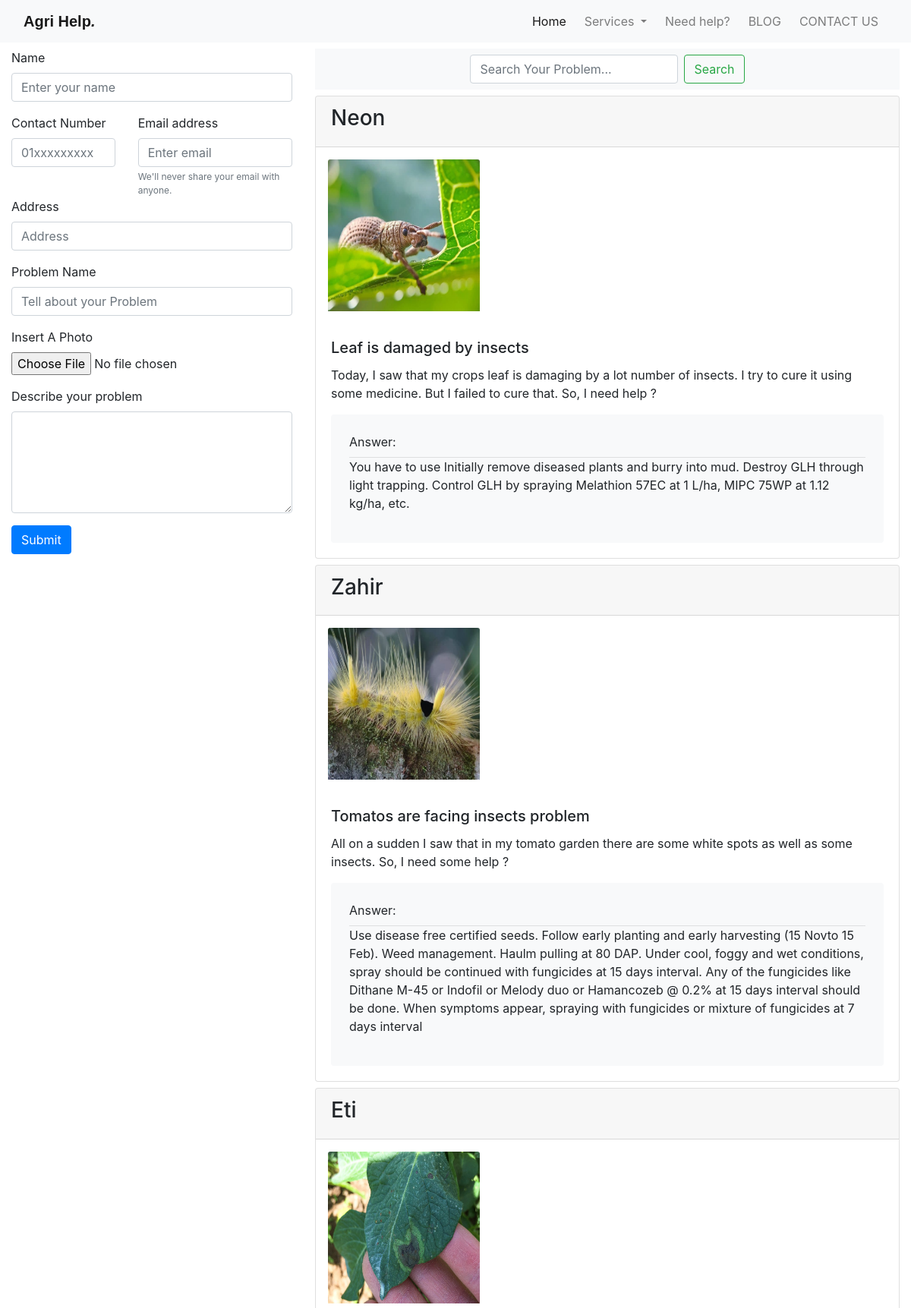
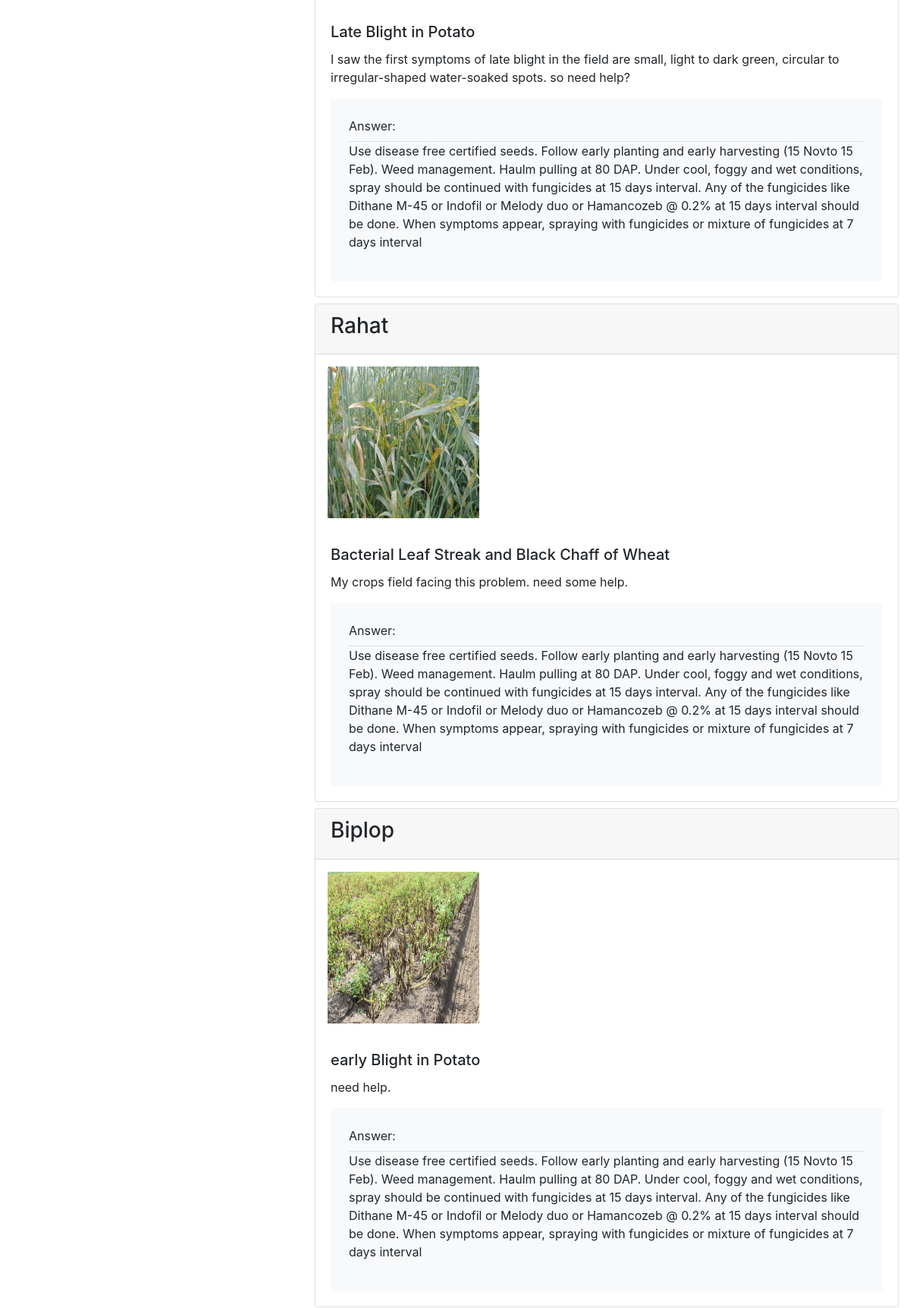
/help.php (upper part), run on the app's committed database (2 pictures, top to bottom).
### tables this page shows
CREATE TABLE `help` (
  `id` int(11) NOT NULL,
  `name` varchar(200) NOT NULL,
  `contact` varchar(200) NOT NULL,
  `email` varchar(200) NOT NULL,
  `address` varchar(200) NOT NULL,
  `problem` varchar(200) NOT NULL,
  `image` varchar(200) NOT NULL,
  `description` varchar(200) NOT NULL,
  `answer` varchar(10000) NOT NULL,
  `date` timestamp NOT NULL DEFAULT current_timestamp() ON UPDATE current_timestamp()
);

### help.php (the view, shortened to what this page needs)
<?php
    include "header.php";
    include "connectdb.php";
?>
<div class="container-fluid pb-5">
    <div class="row mt-5 mb-5 pb-5">
        <div class="col-md-4 mt-3 mb-5">
            <form action="" method="POST" enctype="multipart/form-data">
                <div class="form-group">
                    <label for="">Name</label>
                    <input type="text" name="name" id="" class="form-control" placeholder="Enter your name">
                </div>
                <div class="row">
                    <div class="col-5">
                        <label for="">Contact Number</label>
                        <input class="form-control" type="tel" id="phone" name="phone" placeholder="01xxxxxxxxx"
                            pattern="(01){1}[3-9]{1}\d{8}" required>
                    </div>
                    <div class="col-7">
                        <label for="exampleInputEmail1">Email address</label>
                        <input type="email" name="email" class="form-control" id="exampleInputEmail1"
                            aria-describedby="emailHelp" placeholder="Enter email">
                        <small id="emailHelp" class="form-text text-muted" style="font-size: 12px;">We'll never share
                            your email with anyone.</small>
                    </div>
                </div>
                <div class="form-group">
                    <label for="">Address</label>
                    <input type="text" class="form-control" name="address" placeholder="Address" recquired>
                </div>
                <div class="form-group">
                    <label for="">Problem Name</label>
                    <input type="text" name="problem" id="" class="form-control" placeholder="Tell about your Problem"
                        required>
                </div>
                <div class="form-group">
                    <label for="">Insert A Photo</label><br>
                    <input class="form-control-file" type="file" name="image" id="" required>
                </div>
                <div class="form-group">
                    <label for=""> Describe your problem</label>
                    <textarea name="description" id="" class="form-control" rows="5" required></textarea>
                </div>
                <button type="submit" class="btn btn-primary" name="submit">Submit</button>
            </form>
        </div>
        <div class="col-md-8 mt-3">
            <nav class="navbar navbar-expand-lg navbar-light bg-light">
                <div class="collapse navbar-collapse" id="navbarSupportedContent">
                    <form class="form-inline my-2 my-lg-0 mx-auto" method="post">
                        <input class="form-control mr-sm-2" type="search" placeholder="Search Your Problem..."
                            aria-label="Search" name="tosearch">
                        <button class="btn btn-outline-success my-2 my-sm-0" type="submit" name="search" value="search">Search</button>
                    </form>
                </div>
            </nav>
            <?php
                if(isset($_POST['search'])){
                    $search=$_POST['tosearch'];
                    $sql0="SELECT * FROM `help` WHERE problem like '%".$search."%'";
                    $result0 = $conn->query($sql0);
                    if ($result0->num_rows > 0) {
                        while($row0 = $result0->fetch_assoc()) {
                            ?>
            <div class="card my-2">
                <div class="card-header">
                    <h3><?php echo $row0['name'];?></h3>
                </div>
                <img class="card-img-top m-3" src="img/help/<?php echo $row0['image'] ?>" alt="Card image cap"
                    style="width: 200px; height:200px;">
                <div class="card-body">
                    <h5 class="card-title"><?php echo $row0['problem'] ?></h5>
                    <p class="card-text"><?php  echo $row0['description'] ?></p>
                    <div class="bg-light rounded p-4">
                        <label for="">Answer:</label>
                        <hr class="m-0">
                        <p><?php echo $row0['answer']?></p>
                    </div>
                </div>
            </div>
            <?php
                        }
                    }
                }else{
                    $sql1="SELECT * FROM `help` WHERE 1";
                    $result1 = $conn->query($sql1);
                    if ($result1->num_rows > 0) {
                        while($row1 = $result1->fetch_assoc()) {
                    ?>
            <div class="card my-2">
                <div class="card-header">
                    <h3><?php echo $row1['name'];?></h3>
                </div>
                <img class="card-img-top m-3" src="img/help/<?php echo $row1['image'] ?>" alt="Card image cap"
                    style="width: 200px; height:200px;">
                <div class="card-body">
                    <h5 class="card-title"><?php echo $row1['problem'] ?></h5>
                    <p class="card-text"><?php  echo $row1['description'] ?></p>
                    <div class="bg-light rounded p-4">
                        <label for="" >Answer:</label>
                        <hr class="m-0">
                        <p><?php echo $row1['answer'] ?></p>
                    </div>
                </div>
            </div>
            <?php
                        }
                    }
                }
            ?>
        </div>
    </div>
</div>
<?php
    include "footer.php";
?>

### header.php (shortened to what this page needs)
<!doctype html>
<html class="no-js" lang="">
<head>
    <link rel="stylesheet" href="css/normalize.css">
    <link rel="stylesheet" href="css/main.css">
    <link rel="stylesheet" href="css/frame.min.css">
</head>
<body>
    <nav class="navbar navbar-expand-lg navbar-light bg-light fixed-top">
        <div class="container-fluid">
            <a class="navbar-brand font-weight-bold" href="index.php"
                style="font-family: Verdana, Geneva, Tahoma, sans-serif;">Agri Help<em>.</em></a>
            <div class="collapse navbar-collapse" id="navbarNav">
                <ul class="navbar-nav ml-auto">
                    <li class="nav-item px-1 active"> <a class="nav-link" href="index.php">Home </a> </li>
                    <li class="nav-item px-1 dropdown" id="myDropdown">
                        <a class="nav-link dropdown-toggle" href="#" data-bs-toggle="dropdown"> Services </a>
                    </li>
                    <li class="nav-item px-1">
                        <a class="nav-link" href="help.php">Need help?</a>
                    </li>
                    <li class="nav-item px-1">
                        <a class="nav-link" href="blog.php">BLOG</a>
                    </li>
                    <li class="nav-item px-1">
                        <a class="nav-link" href="contact.php">CONTACT US</a>
                    </li>
                </ul>
            </div>
        </div>
    </nav>

### footer.php (shortened to what this page needs)
</body>
</html>

### css/main.css (style rules this page uses)
html { color: #222; font-size: 1em; line-height: 1.4; }
hr { display: block; height: 1px; border: 0; border-top: 1px solid #ccc; margin: 1em 0; padding: 0; }
audio, canvas, iframe, img, svg, video { vertical-align: middle; }
textarea { resize: vertical; }

### data on the page
help: name "Neon", image (picture), problem "Leaf is damaged by insects", description "Today, I saw that my crops leaf is damaging by a lot number of insects. I try to cure it using some medicine. But I failed to cure that. So, I need help ?", answer "You have to use Initially remove diseased plants and burry into mud. Destroy GLH through light trapping. Control GLH by spraying Melathion 57EC at 1 L/ha, MIPC 75WP at 1.12 kg/ha, etc."
help: name "Zahir", image (picture), problem "Tomatos are facing insects problem", description "All on a sudden I saw that in my tomato garden there are some white spots as well as some insects. So, I need some help ?", answer "Use disease free certified seeds. Follow early planting and early harvesting (15 Novto 15 Feb). Weed management. Haulm pulling at 80 DAP. Under cool, foggy and wet conditions, spray should be continued with fungicides at 15 days interval. Any of the fungicides like Dithane M-45 or Indofil or Melody duo or Hamancozeb @ 0.2% at 15 days interval should be done. When symptoms appear, spraying with fungicides or mixture of fungicides at 7 days interval"
help: name "Eti", image (picture), problem "Late Blight in Potato", description "I saw the first symptoms of late blight in the field are small, light to dark green, circular to irregular-shaped water-soaked spots. so need help?", answer "Use disease free certified seeds. Follow early planting and early harvesting (15 Novto 15 Feb). Weed management. Haulm pulling at 80 DAP. Under cool, foggy and wet conditions, spray should be continued with fungicides at 15 days interval. Any of the fungicides like Dithane M-45 or Indofil or Melody duo or Hamancozeb @ 0.2% at 15 days interval should be done. When symptoms appear, spraying with fungicides or mixture of fungicides at 7 days interval"
help: name "Rahat", image (picture), problem "Bacterial Leaf Streak and Black Chaff of Wheat", description "My crops field facing this problem. need some help.", answer "Use disease free certified seeds. Follow early planting and early harvesting (15 Novto 15 Feb). Weed management. Haulm pulling at 80 DAP. Under cool, foggy and wet conditions, spray should be continued with fungicides at 15 days interval. Any of the fungicides like Dithane M-45 or Indofil or Melody duo or Hamancozeb @ 0.2% at 15 days interval should be done. When symptoms appear, spraying with fungicides or mixture of fungicides at 7 days interval"
help: name "Biplop", image (picture), problem "early Blight in Potato", description "need help.", answer "Use disease free certified seeds. Follow early planting and early harvesting (15 Novto 15 Feb). Weed management. Haulm pulling at 80 DAP. Under cool, foggy and wet conditions, spray should be continued with fungicides at 15 days interval. Any of the fungicides like Dithane M-45 or Indofil or Melody duo or Hamancozeb @ 0.2% at 15 days interval should be done. When symptoms appear, spraying with fungicides or mixture of fungicides at 7 days interval"
